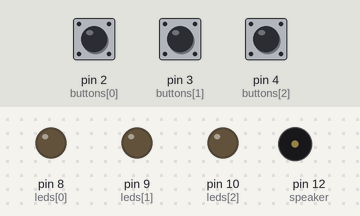
A sketch run on a simulated Arduino Uno, built with avr-gcc and run on an emulated ATmega328P. Parts: output pins drawn as LEDs (lit = HIGH), buzzer (waves = sounding). Dashed ring = blinking. The test bench sets the inputs (shaded band); at power-on: pin 2 (buttons[0]) HIGH, pin 3 (buttons[1]) HIGH, pin 4 (buttons[2]) HIGH. Random numbers use the default seed unless the sketch sets one.

Above: at 2.5 s.
2.6 s: pin 2 (buttons[0]) pulled LOW for 0.15 s
At 3.0 s:
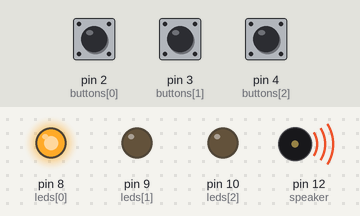
5.7 s: pin 3 (buttons[1]) pulled LOW for 0.15 s
At 6.1 s:
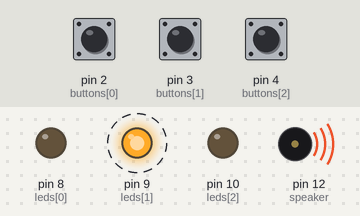
8.8 s: pin 4 (buttons[2]) pulled LOW for 3.2 s
At 9.2 s:
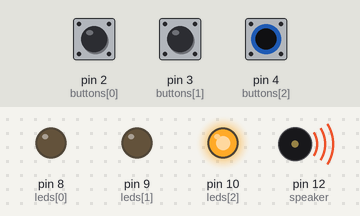
13.5 s: pin 4 (buttons[2]) pulled LOW for 1 s
At 16.1 s:
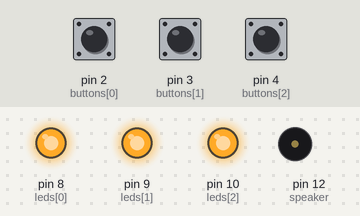
17.2 s: pin 4 (buttons[2]) pulled LOW for 0.15 s
At 18.33 s:
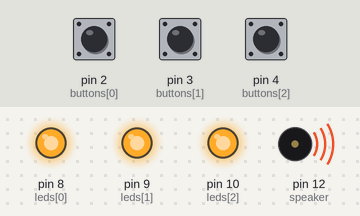
Timing chart, 0 to 21.3 s (numbered marks = the images above; inputs shaded):
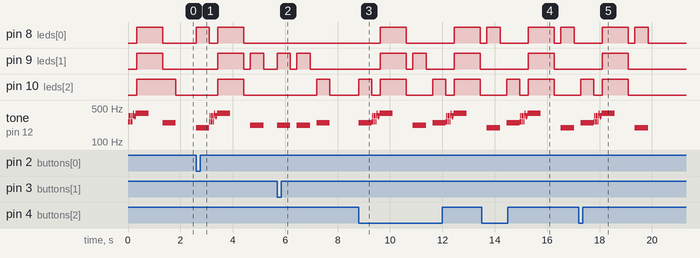

Measured:
- after the input at 2.6 s, pin 8 (leds[0]): LOW → HIGH at once, → LOW 0.50 s later, → HIGH 0.33 s later, → LOW 1.0 s later; pin 9 (leds[1]): LOW → HIGH after 0.83 s, → LOW 1.0 s later, → HIGH 0.25 s later, → LOW 0.50 s later
- after the input at 5.7 s, pin 9 (leds[1]): alternates HIGH for 0.50 s and LOW for 0.25 s, 4 changes in all, then stays LOW, starting at once; pin 10 (leds[2]): LOW → HIGH after 1.5 s, → LOW 0.50 s later; tone on pin 12 (speaker): plays 220 Hz for 0.50 s, 220 Hz for 0.50 s, 247 Hz for 0.50 s, starting at once
- after the input at 8.8 s, pin 8 (leds[0]): alternates HIGH for 1.0 s and LOW for 1.8 s, starting after 0.83 s; pin 9 (leds[1]): goes HIGH 1.0 s, LOW 0.25 s, HIGH 0.50 s, LOW 1.1 s, HIGH 1.0 s, then LOW, starting after 0.83 s
- after the input at 13.5 s, pin 9 (leds[1]): LOW → HIGH after 1.8 s, → LOW 1.0 s later; pin 10 (leds[2]): LOW → HIGH after 0.95 s, → LOW 0.50 s later, → HIGH 0.33 s later, → LOW 1.0 s later
- after the input at 17.2 s, pin 8 (leds[0]): LOW → HIGH after 0.90 s, → LOW 1.0 s later, → HIGH 0.25 s later, → LOW 0.50 s later; pin 9 (leds[1]): LOW → HIGH after 0.90 s, → LOW 1.0 s later
- by itself, tone on pin 12 (speaker): plays 262 Hz for 0.03 s, 349 Hz for 0.03 s, 262 Hz for 0.03 s, 349 Hz for 0.03 s, 262 Hz for 0.03 s, 349 Hz for 0.03 s … (14 notes in this stretch)

The sketch:

Simon_Says.ino
```cpp
#include "pitches.h"

const int buttons[] = {2, 3, 4, };
const int leds[] = {8, 9, 10, };
const int numberLeds = sizeof(leds) / sizeof(int);
const int speaker = 12;
int plays[100];
int turn;

const int startMelody[] = {NOTE_C4, NOTE_F4, NOTE_C4, NOTE_F4, NOTE_C4, NOTE_F4, NOTE_C4, NOTE_F4, NOTE_G4, NOTE_F4, NOTE_E4, NOTE_F4, NOTE_G4};
const int startDuration[] = {100, 200, 100, 200, 100, 400, 100, 100, 100, 100, 200, 100, 500};
const int buttonsMelody[] = {NOTE_G3, NOTE_A3, NOTE_B3, };

void setup() {
  Serial.begin(9600);
  randomSeed(analogRead(0));

  for (int i = 0; i < numberLeds; i++) {
    pinMode(buttons[i], INPUT_PULLUP);
  }
  for (int i = 0; i < numberLeds; i++) {
    pinMode(leds[i], OUTPUT);
  }
  pinMode(speaker, OUTPUT);

  turn = 0;
  playStartSequence();
}

void loop() {

  plays[turn] = random(0, numberLeds);

  for (int i = 0; i < turn + 1; i++) {
    lightLED(plays[i]);
    delay(250);
  }

  int playerTurn = 0;

  while(playerTurn <= turn) {
    for (int i = 0; i < numberLeds; i++) {
      boolean pressed = !digitalRead(buttons[i]);

      if (pressed) {
        lightLED(i);

        if (plays[playerTurn] == i) {
          playerTurn++;
        } else {
          turn = -1;
          playStartSequence();
        }
        break;
      }
    }
  }
  turn++;
  delay(250);
}

void lightLED(int i) {
  digitalWrite(leds[i], HIGH);
  tone(speaker, buttonsMelody[i], 500);
  delay(500);
  digitalWrite(leds[i], LOW);
}

void playStartSequence() {
  for (int i = 0; i < 13; i++) {
    tone(speaker, startMelody[i], startDuration[i]);
    delay(25);
  }

  for (int i = 0; i < numberLeds; i++) {
    digitalWrite(leds[i], HIGH);
  }

  delay(1000);

  for (int i = 0; i < numberLeds; i++) {
    digitalWrite(leds[i], LOW);
  }
}
```

pitches.h
```cpp
/*************************************************
 * Public Constants
 *************************************************/

#define NOTE_B0  31
#define NOTE_C1  33
#define NOTE_CS1 35
#define NOTE_D1  37
#define NOTE_DS1 39
#define NOTE_E1  41
#define NOTE_F1  44
#define NOTE_FS1 46
#define NOTE_G1  49
#define NOTE_GS1 52
#define NOTE_A1  55
#define NOTE_AS1 58
#define NOTE_B1  62
#define NOTE_C2  65
#define NOTE_CS2 69
#define NOTE_D2  73
#define NOTE_DS2 78
#define NOTE_E2  82
#define NOTE_F2  87
#define NOTE_FS2 93
#define NOTE_G2  98
#define NOTE_GS2 104
#define NOTE_A2  110
#define NOTE_AS2 117
#define NOTE_B2  123
#define NOTE_C3  131
#define NOTE_CS3 139
#define NOTE_D3  147
#define NOTE_DS3 156
#define NOTE_E3  165
#define NOTE_F3  175
#define NOTE_FS3 185
#define NOTE_G3  196
#define NOTE_GS3 208
#define NOTE_A3  220
#define NOTE_AS3 233
#define NOTE_B3  247
#define NOTE_C4  262
#define NOTE_CS4 277
#define NOTE_D4  294
#define NOTE_DS4 311
#define NOTE_E4  330
#define NOTE_F4  349
#define NOTE_FS4 370
#define NOTE_G4  392
#define NOTE_GS4 415
#define NOTE_A4  440
#define NOTE_AS4 466
#define NOTE_B4  494
#define NOTE_C5  523
#define NOTE_CS5 554
#define NOTE_D5  587
#define NOTE_DS5 622
#define NOTE_E5  659
#define NOTE_F5  698
#define NOTE_FS5 740
#define NOTE_G5  784
#define NOTE_GS5 831
#define NOTE_A5  880
#define NOTE_AS5 932
#define NOTE_B5  988
#define NOTE_C6  1047
#define NOTE_CS6 1109
#define NOTE_D6  1175
#define NOTE_DS6 1245
#define NOTE_E6  1319
#define NOTE_F6  1397
#define NOTE_FS6 1480
#define NOTE_G6  1568
#define NOTE_GS6 1661
#define NOTE_A6  1760
#define NOTE_AS6 1865
#define NOTE_B6  1976
#define NOTE_C7  2093
#define NOTE_CS7 2217
#define NOTE_D7  2349
#define NOTE_DS7 2489
#define NOTE_E7  2637
#define NOTE_F7  2794
#define NOTE_FS7 2960
#define NOTE_G7  3136
#define NOTE_GS7 3322
#define NOTE_A7  3520
#define NOTE_AS7 3729
#define NOTE_B7  3951
#define NOTE_C8  4186
#define NOTE_CS8 4435
#define NOTE_D8  4699
#define NOTE_DS8 4978
```
